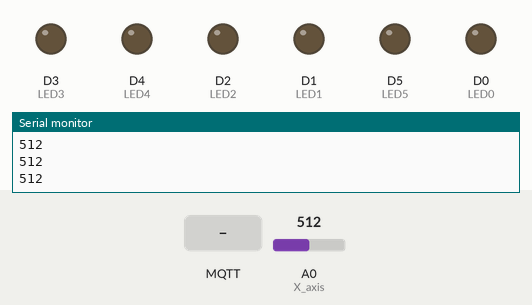
Simulated run of this sketch. Board: ESP8266 (NodeMCU). On the bench: output pins drawn as LEDs (lit = HIGH), the last lines printed to the serial monitor. The test bench sets the inputs (shaded band); at power-on: A0 (X_axis) = 512. WiFi joins after 1.5 s; servers stay silent unless stated; no MQTT or app messages arrive unless stated.

Above: at 2.7 s.
2.8 s: MQTT message "5" arrives on the first subscribed topic
At 3.5 s:
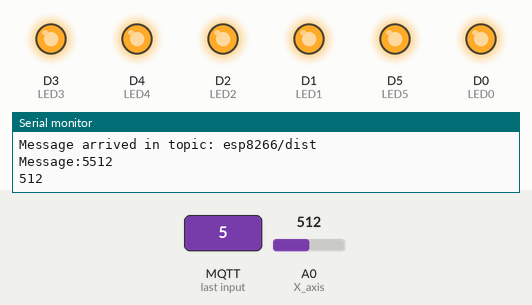
4.3 s: MQTT message "90" arrives on the first subscribed topic
At 4.8 s:
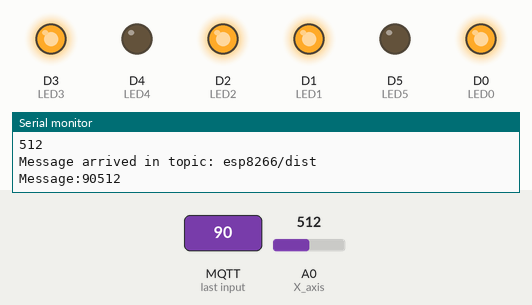
5.8 s: MQTT message "200" arrives on the first subscribed topic
At 6.1 s:
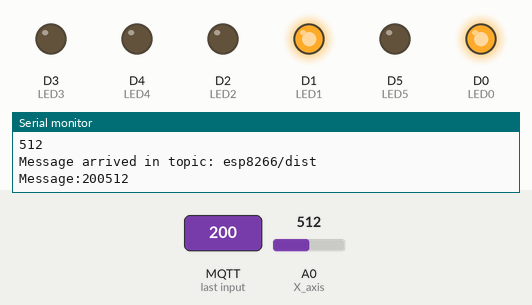
7.3 s: MQTT message "1" arrives on the first subscribed topic
At 8.7 s:
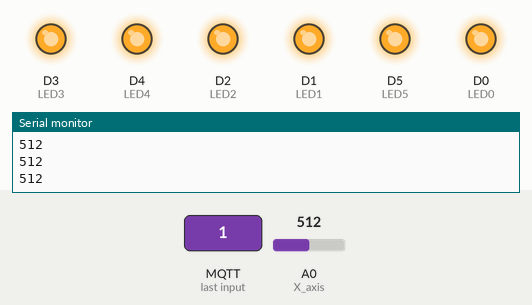
Timing chart, 0 to 9.8 s (numbered marks = the images above; inputs shaded):
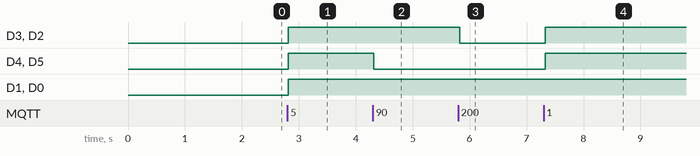

Measured:
- after the input at 2.8 s, D3 (LED3), D4 (LED4), D2 (LED2), D1 (LED1), D5 (LED5), D0 (LED0): LOW → HIGH at once
- after the input at 4.3 s, D4 (LED4), D5 (LED5): HIGH → LOW at once
- after the input at 5.8 s, D3 (LED3), D2 (LED2): HIGH → LOW at once
- after the input at 7.3 s, D3 (LED3), D4 (LED4), D2 (LED2), D5 (LED5): LOW → HIGH at once

The sketch:

mqtt_esp8266_y_axis.ino
```cpp
#include <ESP8266WiFi.h>
#include <PubSubClient.h>

//LEDs
#define LED0  D0
#define LED1  D1
#define LED2  D2
#define LED3  D3
#define LED4  D4
#define LED5  D5

//Joystick PS2
#define X_axis A0

// WiFi
const char *ssid = "MakerSpace"; // Enter your WiFi name
const char *password = "4%G9ZbYw2~6fazN";  // Enter WiFi password


// MQTT Broker
const char *mqtt_broker = "broker.emqx.io";
const char *topic = "esp8266/y_axis";
const char *dist_topic = "esp8266/dist";
const char *mqtt_username = "emqx";
const char *mqtt_password = "public";
const int mqtt_port = 1883;
int count;
WiFiClient espClient;
PubSubClient client(espClient);

void setup() {
  // Set up joystick
  pinMode(X_axis, INPUT);

  // Set up LEDs
  pinMode(LED0, OUTPUT);
  pinMode(LED1, OUTPUT);
  pinMode(LED2, OUTPUT);
  pinMode(LED3, OUTPUT);
  pinMode(LED4, OUTPUT);
  pinMode(LED5, OUTPUT);

  count = 0;
 // Set software serial baud to 115200;
 Serial.begin(115200);
 // connecting to a WiFi network
 WiFi.begin(ssid, password);
 while (WiFi.status() != WL_CONNECTED) {
     delay(500);
     Serial.println("Connecting to WiFi..");
 }
 Serial.println("Connected to the WiFi network");
 //connecting to a mqtt broker
 client.setServer(mqtt_broker, mqtt_port);
 client.setCallback(callback);
 while (!client.connected()) {
     String client_id = "esp8266-client-";
     client_id += String(WiFi.macAddress());

     Serial.printf("The client %s connects to the public mqtt broker\n", client_id.c_str());
     if (client.connect(client_id.c_str(), mqtt_username, mqtt_password)) {
         Serial.println("Public emqx mqtt broker connected");
     } else {
         Serial.print("failed with state ");
         Serial.print(client.state());
         delay(2000);
     }
 }
 // publish and subscribe
// client.publish(topic, "hello emqx");
  client.subscribe(dist_topic);
}

void callback(char *topic, byte *payload, unsigned int length) {
 Serial.print("Message arrived in topic: ");
 Serial.println(topic);
 Serial.print("Message:");


  payload[length] = '\0'; // Add a NULL to the end of the char* to make it a string.
  int aNumber = atoi((char *)payload);
 Serial.print(aNumber);

  if(aNumber <= 30){
    digitalWrite(LED0, HIGH);
    digitalWrite(LED1, HIGH);
    digitalWrite(LED2, HIGH);
    digitalWrite(LED3, HIGH);
    digitalWrite(LED4, HIGH);
    digitalWrite(LED5, HIGH);
  }
  else if(aNumber > 400){
    digitalWrite(LED0, LOW);
    digitalWrite(LED1, LOW);
    digitalWrite(LED2, LOW);
    digitalWrite(LED3, LOW);
    digitalWrite(LED4, LOW);
    digitalWrite(LED5, LOW);
  }
  else if(aNumber > 30 && aNumber < 100){
    digitalWrite(LED0, HIGH);
    digitalWrite(LED1, HIGH);
    digitalWrite(LED2, HIGH);
    digitalWrite(LED3, HIGH);
    digitalWrite(LED4, LOW);
    digitalWrite(LED5, LOW);
  }
  else{
    digitalWrite(LED0, HIGH);
    digitalWrite(LED1, HIGH);
    digitalWrite(LED2, LOW);
    digitalWrite(LED3, LOW);
    digitalWrite(LED4, LOW);
    digitalWrite(LED5, LOW);
  }

}

void loop() {
 client.loop();

 delay(250);
 int x_val = analogRead(X_axis);
 Serial.println(String(x_val).c_str());
// char msg[101] = {char(x_val)};
// Serial.println(msg);
 client.publish(topic, String(x_val).c_str());
 count++;
}
```
